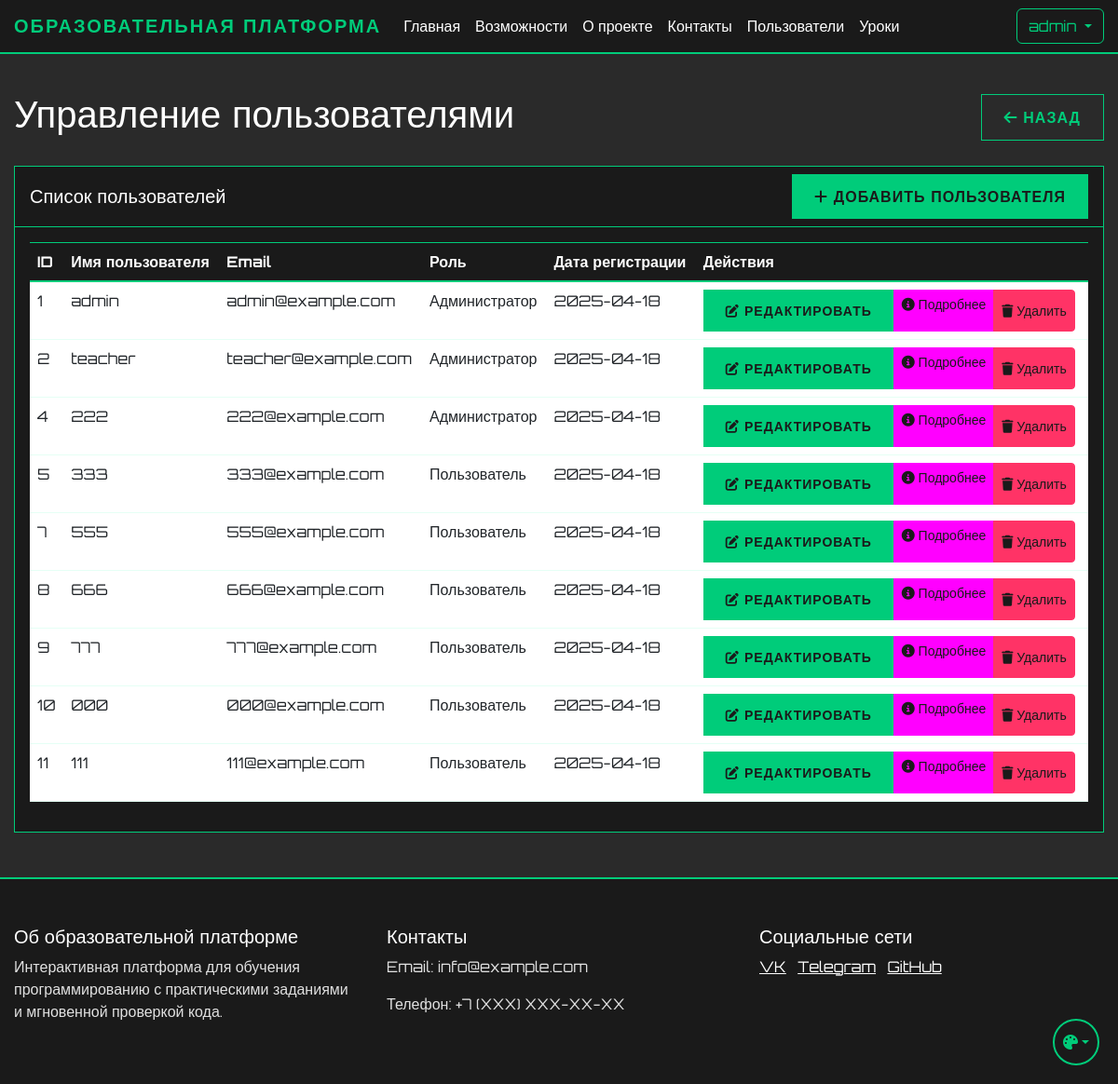
The app's page /admin/users (signed in) with its own data.
### app.py (models this page shows, shortened)
class User(UserMixin, db.Model):
    id = db.Column(db.Integer, primary_key=True)
    name = db.Column(db.String(100), nullable=False)
    username = db.Column(db.String(80), unique=True, nullable=False)
    email = db.Column(db.String(120), unique=True, nullable=False)
    password_hash = db.Column(db.String(128))
    is_admin = db.Column(db.Boolean, default=False)
    user_type = db.Column(db.String(20), default='student')  # student, teacher, admin
    created_by = db.Column(db.Integer, db.ForeignKey('user.id'), nullable=True)  # ID пользователя, создавшего этого пользователя
    created_at = db.Column(db.DateTime, default=db.func.now())
    last_login = db.Column(db.DateTime)
    is_active = db.Column(db.Boolean, default=True)
    progress = db.relationship('UserProgress', backref='user', lazy=True)
    ratings = db.relationship('UserRating', backref='user', lazy=True)
    chat_messages = db.relationship('ChatMessage', backref='user', lazy=True)
    created_users = db.relationship('User', backref=db.backref('creator', remote_side=[id]))
    def is_teacher(self):
        return self.user_type == 'teacher'
    def is_super_admin(self):
        return self.is_admin and self.user_type == 'admin'

### app.py (the view)
@app.route('/admin/users')
@login_required
@teacher_required
def user_list():
    if current_user.is_super_admin():
        users = User.query.all()
    else:
        users = User.query.filter_by(created_by=current_user.id).all()
    return render_template('user_list.html', users=users)

### app.py (called while the page is built)
def teacher_required(f):
    @wraps(f)
    def decorated_function(*args, **kwargs):
        if not current_user.is_authenticated or not (current_user.is_teacher() or current_user.is_super_admin()):
            abort(403)
        return f(*args, **kwargs)
    return decorated_function

@login_manager.user_loader
def load_user(user_id):
    return db.session.get(User, int(user_id))

### templates/user_list.html (shortened to what this page needs)
{% extends "base.html" %}
{% block content %}
<div class="container mt-4">
    <div class="d-flex justify-content-between align-items-center mb-4">
        <h1>Управление пользователями</h1>
        <a href="{{ url_for('student_dashboard') }}" class="btn btn-secondary">
            <i class="fas fa-arrow-left"></i> Назад
        </a>
    </div>
    <div class="card">
        <div class="card-header">
            <div class="d-flex justify-content-between align-items-center">
                <h5 class="mb-0">Список пользователей</h5>
                <a href="{{ url_for('add_user') }}" class="btn btn-primary">
                    <i class="fas fa-plus"></i> Добавить пользователя
                </a>
            </div>
        </div>
        <div class="card-body">
            {% if users %}
                <div class="table-responsive">
                    <table class="table">
                        <thead>
                            <tr>
                                <th>ID</th>
                                <th>Имя пользователя</th>
                                <th>Email</th>
                                <th>Роль</th>
                                <th>Дата регистрации</th>
                                <th>Действия</th>
                            </tr>
                        </thead>
                        <tbody>
                            {% for user in users %}
                                <tr>
                                    <td>{{ user.id }}</td>
                                    <td>{{ user.username }}</td>
                                    <td>{{ user.email }}</td>
                                    <td>{{ 'Администратор' if user.is_admin else 'Пользователь' }}</td>
                                    <td>{{ user.created_at.strftime('%Y-%m-%d') }}</td>
                                    <td>
                                        <div class="btn-group" role="group">
                                            <a href="{{ url_for('edit_user', user_id=user.id) }}" class="btn btn-sm btn-primary">
                                                <i class="fas fa-edit"></i> Редактировать
                                            </a>
                                            <a href="{{ url_for('view_user_lessons', user_id=user.id) }}" class="btn btn-sm btn-info">
                                                <i class="fas fa-info-circle"></i> Подробнее
                                            </a>
                                            <button type="button" class="btn btn-sm btn-danger" data-bs-toggle="modal" data-bs-target="#deleteUserModal{{ user.id }}">
                                                <i class="fas fa-trash"></i> Удалить
                                            </button>
                                        </div>
                                    </td>
                                </tr>
                            {% endfor %}
                        </tbody>
                    </table>
                </div>
            {% else %}
                <div class="alert alert-info">
                    Пользователи не найдены.
                </div>
            {% endif %}
        </div>
    </div>
</div>
{% endblock %}

### templates/base.html (shortened to what this page needs)
<!DOCTYPE html>
<html lang="ru">
<head>
    <link href="https://cdn.jsdelivr.net/npm/bootstrap@5.3.0/dist/css/bootstrap.min.css" rel="stylesheet">
    <link href="{{ url_for('static', filename='css/themes.css') }}" rel="stylesheet">
    <link href="{{ url_for('static', filename='css/base.css') }}" rel="stylesheet">
    <link href="{{ url_for('static', filename='css/components.css') }}" rel="stylesheet">
    <link href="{{ url_for('static', filename='css/forms.css') }}" rel="stylesheet">
    <link href="{{ url_for('static', filename='css/tables.css') }}" rel="stylesheet">
    <link href="{{ url_for('static', filename='css/layout.css') }}" rel="stylesheet">
</head>
<body>
    <nav class="navbar navbar-expand-lg navbar-dark">
        <div class="container">
            <a class="navbar-brand" href="{{ url_for('index') }}">Образовательная платформа</a>
            <div class="collapse navbar-collapse" id="navbarNav">
                <ul class="navbar-nav me-auto">
                    <li class="nav-item">
                        <a class="nav-link" href="{{ url_for('index') }}">Главная</a>
                    </li>
                    <li class="nav-item">
                        <a class="nav-link" href="/#features">Возможности</a>
                    </li>
                    <li class="nav-item">
                        <a class="nav-link" href="/#about">О проекте</a>
                    </li>
                    <li class="nav-item">
                        <a class="nav-link" href="/#contact">Контакты</a>
                    </li>
                    {% if current_user.is_admin %}
                    <li class="nav-item">
                            <a class="nav-link" href="{{ url_for('user_list') }}">Пользователи</a>
                    </li>
                    <li class="nav-item">
                            <a class="nav-link" href="{{ url_for('lesson_list') }}">Уроки</a>
                    </li>
                    {% endif %}
                </ul>
                <div class="d-flex">
                    {% if current_user.is_authenticated %}
                        <div class="dropdown">
                            <button class="btn btn-outline-light dropdown-toggle" type="button" id="userMenu" data-bs-toggle="dropdown">
                                {{ current_user.username }}
                            </button>
                        </div>
                    {% else %}
                        <a href="{{ url_for('login') }}" class="btn btn-outline-light me-2">Войти</a>
                    {% endif %}
                </div>
            </div>
        </div>
    </nav>
    {% block content %}{% endblock %}
    <footer class="footer mt-5">
        <div class="container">
            <div class="row">
                <div class="col-md-4">
                    <h5>Об образовательной платформе</h5>
                    <p>Интерактивная платформа для обучения программированию с практическими заданиями и мгновенной проверкой кода.</p>
                </div>
                <div class="col-md-4">
                    <h5>Контакты</h5>
                    <p>Email: info@example.com</p>
                    <p>Телефон: +7 (XXX) XXX-XX-XX</p>
                </div>
                <div class="col-md-4">
                    <h5>Социальные сети</h5>
                    <a href="#" class="text-white me-2">VK</a>
                    <a href="#" class="text-white me-2">Telegram</a>
                    <a href="#" class="text-white">GitHub</a>
                </div>
            </div>
        </div>
    </footer>
    <div class="theme-switch">
        <button class="btn dropdown-toggle" type="button" id="themeDropdown" data-bs-toggle="dropdown" aria-expanded="false">
            <i class="fa-solid fa-palette"></i>
        </button>
    </div>
    <link rel="stylesheet" href="https://cdnjs.cloudflare.com/ajax/libs/font-awesome/6.5.1/css/all.min.css">
</body>
</html>

### static/css/themes.css (style rules this page uses)
:root[data-theme="cyberpunk"] { --cyber-primary: #00cc7a; --cyber-secondary: #ff6600; --cyber-dark: #1a1a1a; --cyber-bg: #2a2a2a; --cyber-text: #e0e0e0; --cyber-text-light: #ffffff; --cyber-text-muted: #b0b0b0; --cyber-card-bg: #1a1a1a; --cyber-text-dark: #333333; --cyber-info: #ff00ff; }

### static/css/base.css (style rules this page uses)
body { font-family: 'Orbitron', sans-serif; background-color: var(--cyber-bg); color: var(--cyber-text); min-height: 100vh; display: flex; flex-direction: column; opacity: 0; transition: opacity 0.3s ease; }
body.theme-loaded { opacity: 1; }
h1, h2, h3, h4, h5, h6 { color: var(--cyber-text-light); }
p { color: var(--cyber-text); }
.text-white { color: var(--cyber-text-light) !important; }
.navbar { background-color: var(--cyber-dark) !important; border-bottom: 2px solid var(--cyber-primary); }
.navbar-brand { color: var(--cyber-primary) !important; font-weight: 700; text-transform: uppercase; letter-spacing: 2px; }
.nav-link { color: var(--cyber-text-light) !important; transition: all 0.3s ease; }
.footer { background-color: var(--cyber-dark); border-top: 2px solid var(--cyber-primary); color: var(--cyber-text-light); padding: 50px 0; margin-top: auto; }

### static/css/components.css (style rules this page uses)
.card { background-color: var(--cyber-card-bg); border: 1px solid var(--cyber-primary); color: var(--cyber-text-light); }
.card-header { background-color: rgba(0, 255, 157, 0.1); border-bottom: 1px solid var(--cyber-primary); color: var(--cyber-text-light); }
.card-body { background-color: var(--cyber-card-bg); color: var(--cyber-text-light); }
.btn-outline-light { border-color: var(--cyber-primary); color: var(--cyber-primary); transition: all 0.3s ease; }

### static/css/tables.css (style rules this page uses)
.table { color: var(--cyber-text-light); }
.table thead th { background-color: var(--cyber-card-bg); border-bottom: 2px solid var(--cyber-primary); color: var(--cyber-text-light); }
.table tbody tr { background-color: var(--cyber-card-bg); border-bottom: 1px solid rgba(0, 255, 157, 0.1); }

### static/css/layout.css (style rules this page uses)
.container { max-width: 1200px; margin: 0 auto; padding: 0 15px; }
.row { margin: 0 -15px; }
.col, [class*="col-"] { padding: 0 15px; }
.mt-4 { margin-top: 1.5rem; }
.mt-5 { margin-top: 3rem; }
.mb-4 { margin-bottom: 1.5rem; }
.d-flex { display: flex; }
.justify-content-between { justify-content: space-between; }
.align-items-center { align-items: center; }

### records on screen
User: username "admin", id "1", email "admin@example.com", is_admin "Администратор", created_at "2025-04-18"
User: id "2", username "teacher", email "teacher@example.com", is_admin "Администратор", created_at "2025-04-18"
User: id "4", username "222", email "222@example.com", is_admin "Администратор", created_at "2025-04-18"
User: id "5", username "333", email "333@example.com", is_admin "Пользователь", created_at "2025-04-18"
User: id "7", username "555", email "555@example.com", is_admin "Пользователь", created_at "2025-04-18"
User: id "8", username "666", email "666@example.com", is_admin "Пользователь", created_at "2025-04-18"
User: id "9", username "777", email "777@example.com", is_admin "Пользователь", created_at "2025-04-18"
User: id "10", username "000", email "000@example.com", is_admin "Пользователь", created_at "2025-04-18"
User: id "11", username "111", email "111@example.com", is_admin "Пользователь", created_at "2025-04-18"
